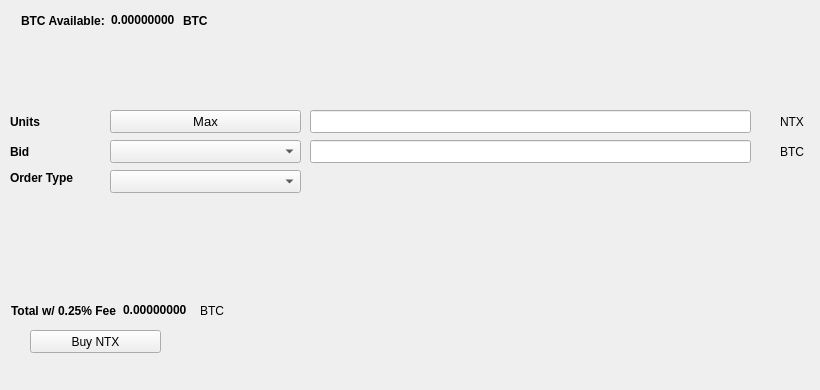
   <widget class="QWidget" name="BuyTab">
    <attribute name="title">
     <string>Buy</string>
    </attribute>
    <widget class="QPushButton" name="BuyNTX">
     <property name="geometry">
      <rect>
       <x>30</x>
       <y>330</y>
       <width>131</width>
       <height>23</height>
      </rect>
     </property>
     <property name="text">
      <string>Buy NTX</string>
     </property>
     <property name="icon">
      <iconset resource="../netchain.qrc">
       <normaloff>:/icons/bitcoin</normaloff>:/icons/bitcoin</iconset>
     </property>
    </widget>
    <widget class="QLabel" name="label_3">
     <property name="geometry">
      <rect>
       <x>10</x>
       <y>110</y>
       <width>46</width>
       <height>23</height>
      </rect>
     </property>
     <property name="font">
      <font>
       <weight>75</weight>
       <bold>true</bold>
      </font>
     </property>
     <property name="text">
      <string>Units</string>
     </property>
    </widget>
    <widget class="QLineEdit" name="UnitsInput">
     <property name="geometry">
      <rect>
       <x>310</x>
       <y>110</y>
       <width>441</width>
       <height>23</height>
      </rect>
     </property>
     <property name="font">
      <font>
       <pointsize>9</pointsize>
       <weight>75</weight>
       <bold>true</bold>
      </font>
     </property>
    </widget>
    <widget class="QLineEdit" name="BuyBidPriceEdit">
     <property name="geometry">
      <rect>
       <x>310</x>
       <y>140</y>
       <width>441</width>
       <height>23</height>
      </rect>
     </property>
     <property name="font">
      <font>
       <pointsize>9</pointsize>
       <weight>75</weight>
       <bold>true</bold>
      </font>
     </property>
    </widget>
    <widget class="QLabel" name="label_4">
     <property name="geometry">
      <rect>
       <x>780</x>
       <y>110</y>
       <width>31</width>
       <height>23</height>
      </rect>
     </property>
     <property name="text">
      <string>NTX</string>
     </property>
    </widget>
    <widget class="QLabel" name="label_5">
     <property name="geometry">
      <rect>
       <x>780</x>
       <y>140</y>
       <width>31</width>
       <height>23</height>
      </rect>
     </property>
     <property name="text">
      <string>BTC</string>
     </property>
    </widget>
    <widget class="QLabel" name="label_6">
     <property name="geometry">
      <rect>
       <x>10</x>
       <y>140</y>
       <width>46</width>
       <height>23</height>
      </rect>
     </property>
     <property name="font">
      <font>
       <weight>75</weight>
       <bold>true</bold>
      </font>
     </property>
     <property name="text">
      <string>Bid</string>
     </property>
    </widget>
    <widget class="QLabel" name="label_7">
     <property name="geometry">
      <rect>
       <x>10</x>
       <y>170</y>
       <width>91</width>
       <height>16</height>
      </rect>
     </property>
     <property name="font">
      <font>
       <weight>75</weight>
       <bold>true</bold>
      </font>
     </property>
     <property name="text">
      <string>Order Type</string>
     </property>
    </widget>
    <widget class="QPushButton" name="Buy_Max_Amount">
     <property name="geometry">
      <rect>
       <x>110</x>
       <y>110</y>
       <width>191</width>
       <height>23</height>
      </rect>
     </property>
     <property name="font">
      <font>
       <pointsize>10</pointsize>
      </font>
     </property>
     <property name="text">
      <string>Max</string>
     </property>
    </widget>
    <widget class="QComboBox" name="BuyBidcomboBox">
     <property name="geometry">
      <rect>
       <x>110</x>
       <y>140</y>
       <width>191</width>
       <height>23</height>
      </rect>
     </property>
     <property name="font">
      <font>
       <pointsize>10</pointsize>
      </font>
     </property>
    </widget>
    <widget class="QComboBox" name="buyOrdertypeCombo">
     <property name="geometry">
      <rect>
       <x>110</x>
       <y>170</y>
       <width>191</width>
       <height>23</height>
      </rect>
     </property>
     <property name="font">
      <font>
       <pointsize>10</pointsize>
      </font>
     </property>
    </widget>
    <widget class="QWidget" name="layoutWidget1">
     <property name="geometry">
      <rect>
       <x>21</x>
       <y>11</y>
       <width>227</width>
       <height>19</height>
      </rect>
     </property>
     <layout class="QHBoxLayout" name="horizontalLayout_3">
      <item>
       <widget class="QLabel" name="label232">
        <property name="font">
         <font>
          <weight>75</weight>
          <bold>true</bold>
         </font>
        </property>
        <property name="text">
         <string>BTC Available:</string>
        </property>
       </widget>
      </item>
      <item>
       <widget class="QLabel" name="BtcAvailableLbl">
        <property name="palette">
         <palette>
          <active>
           <colorrole role="WindowText">
            <brush brushstyle="SolidPattern">
             <color alpha="255">
              <red>0</red>
              <green>0</green>
              <blue>0</blue>
             </color>
            </brush>
           </colorrole>
           <colorrole role="Button">
            <brush brushstyle="SolidPattern">
             <color alpha="255">
              <red>0</red>
              <green>170</green>
              <blue>0</blue>
             </color>
            </brush>
           </colorrole>
           <colorrole role="Light">
            <brush brushstyle="SolidPattern">
             <color alpha="255">
              <red>0</red>
              <green>255</green>
              <blue>0</blue>
             </color>
            </brush>
           </colorrole>
           <colorrole role="Midlight">
            <brush brushstyle="SolidPattern">
             <color alpha="255">
              <red>0</red>
              <green>212</green>
              <blue>0</blue>
             </color>
            </brush>
           </colorrole>
           <colorrole role="Dark">
            <brush brushstyle="SolidPattern">
             <color alpha="255">
              <red>0</red>
              <green>85</green>
              <blue>0</blue>
             </color>
            </brush>
           </colorrole>
           <colorrole role="Mid">
            <brush brushstyle="SolidPattern">
             <color alpha="255">
              <red>0</red>
              <green>113</green>
              <blue>0</blue>
             </color>
            </brush>
           </colorrole>
           <colorrole role="Text">
            <brush brushstyle="SolidPattern">
             <color alpha="255">
              <red>0</red>
              <green>170</green>
              <blue>0</blue>
             </color>
            </brush>
           </colorrole>
           <colorrole role="BrightText">
            <brush brushstyle="SolidPattern">
             <color alpha="255">
              <red>255</red>
              <green>255</green>
              <blue>255</blue>
             </color>
            </brush>
           </colorrole>
           <colorrole role="ButtonText">
            <brush brushstyle="SolidPattern">
             <color alpha="255">
              <red>0</red>
              <green>0</green>
              <blue>0</blue>
             </color>
            </brush>
           </colorrole>
           <colorrole role="Base">
            <brush brushstyle="SolidPattern">
             <color alpha="255">
              <red>255</red>
              <green>255</green>
              <blue>255</blue>
             </color>
            </brush>
           </colorrole>
           <colorrole role="Window">
            <brush brushstyle="SolidPattern">
             <color alpha="255">
              <red>0</red>
              <green>170</green>
              <blue>0</blue>
             </color>
            </brush>
           </colorrole>
           <colorrole role="Shadow">
            <brush brushstyle="SolidPattern">
             <color alpha="255">
              <red>0</red>
              <green>0</green>
              <blue>0</blue>
             </color>
            </brush>
           </colorrole>
           <colorrole role="AlternateBase">
            <brush brushstyle="SolidPattern">
             <color alpha="255">
              <red>127</red>
              <green>212</green>
              <blue>127</blue>
             </color>
            </brush>
           </colorrole>
           <colorrole role="ToolTipBase">
            <brush brushstyle="SolidPattern">
             <color alpha="255">
              <red>255</red>
              <green>255</green>
              <blue>220</blue>
             </color>
            </brush>
           </colorrole>
           <colorrole role="ToolTipText">
            <brush brushstyle="SolidPattern">
             <color alpha="255">
              <red>0</red>
              <green>0</green>
              <blue>0</blue>
             </color>
            </brush>
           </colorrole>
          </active>
          <inactive>
           <colorrole role="WindowText">
            <brush brushstyle="SolidPattern">
             <color alpha="255">
              <red>0</red>
              <green>0</green>
              <blue>0</blue>
             </color>
            </brush>
           </colorrole>
           <colorrole role="Button">
            <brush brushstyle="SolidPattern">
             <color alpha="255">
              <red>0</red>
              <green>170</green>
              <blue>0</blue>
             </color>
            </brush>
           </colorrole>
           <colorrole role="Light">
            <brush brushstyle="SolidPattern">
             <color alpha="255">
              <red>0</red>
              <green>255</green>
              <blue>0</blue>
             </color>
            </brush>
           </colorrole>
           <colorrole role="Midlight">
            <brush brushstyle="SolidPattern">
             <color alpha="255">
              <red>0</red>
              <green>212</green>
              <blue>0</blue>
             </color>
            </brush>
           </colorrole>
           <colorrole role="Dark">
            <brush brushstyle="SolidPattern">
             <color alpha="255">
              <red>0</red>
              <green>85</green>
              <blue>0</blue>
             </color>
            </brush>
           </colorrole>
           <colorrole role="Mid">
            <brush brushstyle="SolidPattern">
             <color alpha="255">
              <red>0</red>
              <green>113</green>
              <blue>0</blue>
             </color>
            </brush>
           </colorrole>
           <colorrole role="Text">
            <brush brushstyle="SolidPattern">
             <color alpha="255">
              <red>0</red>
              <green>170</green>
              <blue>0</blue>
             </color>
            </brush>
           </colorrole>
           <colorrole role="BrightText">
            <brush brushstyle="SolidPattern">
             <color alpha="255">
              <red>255</red>
              <green>255</green>
              <blue>255</blue>
             </color>
            </brush>
           </colorrole>
           <colorrole role="ButtonText">
            <brush brushstyle="SolidPattern">
             <color alpha="255">
              <red>0</red>
              <green>0</green>
              <blue>0</blue>
             </color>
            </brush>
           </colorrole>
           <colorrole role="Base">
            <brush brushstyle="SolidPattern">
             <color alpha="255">
              <red>255</red>
              <green>255</green>
              <blue>255</blue>
             </color>
            </brush>
           </colorrole>
           <colorrole role="Window">
            <brush brushstyle="SolidPattern">
             <color alpha="255">
              <red>0</red>
              <green>170</green>
              <blue>0</blue>
             </color>
            </brush>
           </colorrole>
           <colorrole role="Shadow">
            <brush brushstyle="SolidPattern">
             <color alpha="255">
              <red>0</red>
              <green>0</green>
              <blue>0</blue>
             </color>
            </brush>
           </colorrole>
           <colorrole role="AlternateBase">
            <brush brushstyle="SolidPattern">
             <color alpha="255">
              <red>127</red>
              <green>212</green>
              <blue>127</blue>
             </color>
            </brush>
           </colorrole>
           <colorrole role="ToolTipBase">
            <brush brushstyle="SolidPattern">
             <color alpha="255">
              <red>255</red>
              <green>255</green>
              <blue>220</blue>
             </color>
            </brush>
           </colorrole>
           <colorrole role="ToolTipText">
            <brush brushstyle="SolidPattern">
             <color alpha="255">
              <red>0</red>
              <green>0</green>
              <blue>0</blue>
             </color>
            </brush>
           </colorrole>
          </inactive>
          <disabled>
           <colorrole role="WindowText">
            <brush brushstyle="SolidPattern">
             <color alpha="255">
              <red>0</red>
              <green>85</green>
              <blue>0</blue>
             </color>
            </brush>
           </colorrole>
           <colorrole role="Button">
            <brush brushstyle="SolidPattern">
             <color alpha="255">
              <red>0</red>
              <green>170</green>
              <blue>0</blue>
             </color>
            </brush>
           </colorrole>
           <colorrole role="Light">
            <brush brushstyle="SolidPattern">
             <color alpha="255">
              <red>0</red>
              <green>255</green>
              <blue>0</blue>
             </color>
            </brush>
           </colorrole>
           <colorrole role="Midlight">
            <brush brushstyle="SolidPattern">
             <color alpha="255">
              <red>0</red>
              <green>212</green>
              <blue>0</blue>
             </color>
            </brush>
           </colorrole>
           <colorrole role="Dark">
            <brush brushstyle="SolidPattern">
             <color alpha="255">
              <red>0</red>
              <green>85</green>
              <blue>0</blue>
             </color>
            </brush>
           </colorrole>
           <colorrole role="Mid">
            <brush brushstyle="SolidPattern">
             <color alpha="255">
              <red>0</red>
              <green>113</green>
              <blue>0</blue>
             </color>
            </brush>
           </colorrole>
           <colorrole role="Text">
            <brush brushstyle="SolidPattern">
             <color alpha="255">
              <red>0</red>
              <green>85</green>
              <blue>0</blue>
             </color>
            </brush>
           </colorrole>
           <colorrole role="BrightText">
            <brush brushstyle="SolidPattern">
             <color alpha="255">
              <red>255</red>
              <green>255</green>
              <blue>255</blue>
             </color>
            </brush>
           </colorrole>
           <colorrole role="ButtonText">
            <brush brushstyle="SolidPattern">
             <color alpha="255">
              <red>0</red>
              <green>85</green>
              <blue>0</blue>
             </color>
            </brush>
           </colorrole>
           <colorrole role="Base">
            <brush brushstyle="SolidPattern">
             <color alpha="255">
              <red>0</red>
              <green>170</green>
              <blue>0</blue>
             </color>
            </brush>
           </colorrole>
           <colorrole role="Window">
            <brush brushstyle="SolidPattern">
             <color alpha="255">
              <red>0</red>
              <green>170</green>
              <blue>0</blue>
             </color>
            </brush>
           </colorrole>
           <colorrole role="Shadow">
            <brush brushstyle="SolidPattern">
             <color alpha="255">
              <red>0</red>
              <green>0</green>
              <blue>0</blue>
             </color>
            </brush>
           </colorrole>
           <colorrole role="AlternateBase">
            <brush brushstyle="SolidPattern">
             <color alpha="255">
              <red>0</red>
              <green>170</green>
              <blue>0</blue>
             </color>
            </brush>
           </colorrole>
           <colorrole role="ToolTipBase">
            <brush brushstyle="SolidPattern">
             <color alpha="255">
              <red>255</red>
              <green>255</green>
              <blue>220</blue>
             </color>
            </brush>
           </colorrole>
           <colorrole role="ToolTipText">
            <brush brushstyle="SolidPattern">
             <color alpha="255">
              <red>0</red>
              <green>0</green>
              <blue>0</blue>
             </color>
            </brush>
           </colorrole>
          </disabled>
         </palette>
        </property>
        <property name="font">
         <font>
          <weight>75</weight>
          <bold>true</bold>
         </font>
        </property>
        <property name="text">
         <string>0.00000000</string>
        </property>
        <property name="textInteractionFlags">
         <set>Qt::LinksAccessibleByMouse|Qt::TextSelectableByKeyboard|Qt::TextSelectableByMouse</set>
        </property>
       </widget>
      </item>
      <item>
       <widget class="QLabel" name="BtcAvailableLbl_2">
        <property name="font">
         <font>
          <weight>75</weight>
          <bold>true</bold>
         </font>
        </property>
        <property name="text">
         <string>BTC</string>
        </property>
       </widget>
      </item>
     </layout>
    </widget>
    <widget class="QWidget" name="layoutWidge2">
     <property name="geometry">
      <rect>
       <x>11</x>
       <y>301</y>
       <width>259</width>
       <height>19</height>
      </rect>
     </property>
     <layout class="QHBoxLayout" name="horizontalLayout_4">
      <item>
       <widget class="QLabel" name="label_9">
        <property name="font">
         <font>
          <weight>75</weight>
          <bold>true</bold>
         </font>
        </property>
        <property name="text">
         <string>Total w/ 0.25% Fee</string>
        </property>
       </widget>
      </item>
      <item>
       <widget class="QLabel" name="BuyCostLabel">
        <property name="palette">
         <palette>
          <active>
           <colorrole role="WindowText">
            <brush brushstyle="SolidPattern">
             <color alpha="255">
              <red>0</red>
              <green>0</green>
              <blue>0</blue>
             </color>
            </brush>
           </colorrole>
           <colorrole role="Button">
            <brush brushstyle="SolidPattern">
             <color alpha="255">
              <red>0</red>
              <green>170</green>
              <blue>0</blue>
             </color>
            </brush>
           </colorrole>
           <colorrole role="Light">
            <brush brushstyle="SolidPattern">
             <color alpha="255">
              <red>0</red>
              <green>255</green>
              <blue>0</blue>
             </color>
            </brush>
           </colorrole>
           <colorrole role="Midlight">
            <brush brushstyle="SolidPattern">
             <color alpha="255">
              <red>0</red>
              <green>212</green>
              <blue>0</blue>
             </color>
            </brush>
           </colorrole>
           <colorrole role="Dark">
            <brush brushstyle="SolidPattern">
             <color alpha="255">
              <red>0</red>
              <green>85</green>
              <blue>0</blue>
             </color>
            </brush>
           </colorrole>
           <colorrole role="Mid">
            <brush brushstyle="SolidPattern">
             <color alpha="255">
              <red>0</red>
              <green>113</green>
              <blue>0</blue>
             </color>
            </brush>
           </colorrole>
           <colorrole role="Text">
            <brush brushstyle="SolidPattern">
             <color alpha="255">
              <red>0</red>
              <green>170</green>
              <blue>0</blue>
             </color>
            </brush>
           </colorrole>
           <colorrole role="BrightText">
            <brush brushstyle="SolidPattern">
             <color alpha="255">
              <red>255</red>
              <green>255</green>
              <blue>255</blue>
             </color>
            </brush>
           </colorrole>
           <colorrole role="ButtonText">
            <brush brushstyle="SolidPattern">
             <color alpha="255">
              <red>0</red>
              <green>0</green>
              <blue>0</blue>
             </color>
            </brush>
           </colorrole>
           <colorrole role="Base">
            <brush brushstyle="SolidPattern">
             <color alpha="255">
              <red>255</red>
              <green>255</green>
              <blue>255</blue>
             </color>
            </brush>
           </colorrole>
           <colorrole role="Window">
            <brush brushstyle="SolidPattern">
             <color alpha="255">
              <red>0</red>
              <green>170</green>
              <blue>0</blue>
             </color>
            </brush>
           </colorrole>
           <colorrole role="Shadow">
            <brush brushstyle="SolidPattern">
             <color alpha="255">
              <red>0</red>
              <green>0</green>
              <blue>0</blue>
             </color>
            </brush>
           </colorrole>
           <colorrole role="AlternateBase">
            <brush brushstyle="SolidPattern">
             <color alpha="255">
              <red>127</red>
              <green>212</green>
              <blue>127</blue>
             </color>
            </brush>
           </colorrole>
           <colorrole role="ToolTipBase">
            <brush brushstyle="SolidPattern">
             <color alpha="255">
              <red>255</red>
              <green>255</green>
              <blue>220</blue>
             </color>
            </brush>
           </colorrole>
           <colorrole role="ToolTipText">
            <brush brushstyle="SolidPattern">
             <color alpha="255">
              <red>0</red>
              <green>0</green>
              <blue>0</blue>
             </color>
            </brush>
           </colorrole>
          </active>
          <inactive>
           <colorrole role="WindowText">
            <brush brushstyle="SolidPattern">
             <color alpha="255">
              <red>0</red>
              <green>0</green>
              <blue>0</blue>
             </color>
            </brush>
           </colorrole>
           <colorrole role="Button">
            <brush brushstyle="SolidPattern">
             <color alpha="255">
              <red>0</red>
              <green>170</green>
              <blue>0</blue>
             </color>
            </brush>
           </colorrole>
           <colorrole role="Light">
            <brush brushstyle="SolidPattern">
             <color alpha="255">
              <red>0</red>
              <green>255</green>
              <blue>0</blue>
             </color>
            </brush>
           </colorrole>
           <colorrole role="Midlight">
            <brush brushstyle="SolidPattern">
             <color alpha="255">
              <red>0</red>
              <green>212</green>
              <blue>0</blue>
             </color>
            </brush>
           </colorrole>
           <colorrole role="Dark">
            <brush brushstyle="SolidPattern">
             <color alpha="255">
              <red>0</red>
              <green>85</green>
              <blue>0</blue>
             </color>
            </brush>
           </colorrole>
           <colorrole role="Mid">
            <brush brushstyle="SolidPattern">
             <color alpha="255">
              <red>0</red>
              <green>113</green>
              <blue>0</blue>
             </color>
            </brush>
           </colorrole>
           <colorrole role="Text">
            <brush brushstyle="SolidPattern">
             <color alpha="255">
              <red>0</red>
              <green>170</green>
              <blue>0</blue>
             </color>
            </brush>
           </colorrole>
           <colorrole role="BrightText">
            <brush brushstyle="SolidPattern">
             <color alpha="255">
              <red>255</red>
              <green>255</green>
              <blue>255</blue>
             </color>
            </brush>
           </colorrole>
           <colorrole role="ButtonText">
            <brush brushstyle="SolidPattern">
             <color alpha="255">
              <red>0</red>
              <green>0</green>
              <blue>0</blue>
             </color>
            </brush>
           </colorrole>
           <colorrole role="Base">
            <brush brushstyle="SolidPattern">
             <color alpha="255">
              <red>255</red>
              <green>255</green>
              <blue>255</blue>
             </color>
            </brush>
           </colorrole>
           <colorrole role="Window">
            <brush brushstyle="SolidPattern">
             <color alpha="255">
              <red>0</red>
              <green>170</green>
              <blue>0</blue>
             </color>
            </brush>
           </colorrole>
           <colorrole role="Shadow">
            <brush brushstyle="SolidPattern">
             <color alpha="255">
              <red>0</red>
              <green>0</green>
              <blue>0</blue>
             </color>
            </brush>
           </colorrole>
           <colorrole role="AlternateBase">
            <brush brushstyle="SolidPattern">
             <color alpha="255">
              <red>127</red>
              <green>212</green>
              <blue>127</blue>
             </color>
            </brush>
           </colorrole>
           <colorrole role="ToolTipBase">
            <brush brushstyle="SolidPattern">
             <color alpha="255">
              <red>255</red>
              <green>255</green>
              <blue>220</blue>
             </color>
            </brush>
           </colorrole>
           <colorrole role="ToolTipText">
            <brush brushstyle="SolidPattern">
             <color alpha="255">
              <red>0</red>
              <green>0</green>
              <blue>0</blue>
             </color>
            </brush>
           </colorrole>
          </inactive>
          <disabled>
           <colorrole role="WindowText">
            <brush brushstyle="SolidPattern">
             <color alpha="255">
              <red>0</red>
              <green>85</green>
              <blue>0</blue>
             </color>
            </brush>
           </colorrole>
           <colorrole role="Button">
            <brush brushstyle="SolidPattern">
             <color alpha="255">
              <red>0</red>
              <green>170</green>
              <blue>0</blue>
             </color>
            </brush>
           </colorrole>
           <colorrole role="Light">
            <brush brushstyle="SolidPattern">
             <color alpha="255">
              <red>0</red>
              <green>255</green>
              <blue>0</blue>
             </color>
            </brush>
           </colorrole>
           <colorrole role="Midlight">
            <brush brushstyle="SolidPattern">
             <color alpha="255">
              <red>0</red>
              <green>212</green>
              <blue>0</blue>
             </color>
            </brush>
           </colorrole>
           <colorrole role="Dark">
            <brush brushstyle="SolidPattern">
             <color alpha="255">
              <red>0</red>
              <green>85</green>
              <blue>0</blue>
             </color>
            </brush>
           </colorrole>
           <colorrole role="Mid">
            <brush brushstyle="SolidPattern">
             <color alpha="255">
              <red>0</red>
              <green>113</green>
              <blue>0</blue>
             </color>
            </brush>
           </colorrole>
           <colorrole role="Text">
            <brush brushstyle="SolidPattern">
             <color alpha="255">
              <red>0</red>
              <green>85</green>
              <blue>0</blue>
             </color>
            </brush>
           </colorrole>
           <colorrole role="BrightText">
            <brush brushstyle="SolidPattern">
             <color alpha="255">
              <red>255</red>
              <green>255</green>
              <blue>255</blue>
             </color>
            </brush>
           </colorrole>
           <colorrole role="ButtonText">
            <brush brushstyle="SolidPattern">
             <color alpha="255">
              <red>0</red>
              <green>85</green>
              <blue>0</blue>
             </color>
            </brush>
           </colorrole>
           <colorrole role="Base">
            <brush brushstyle="SolidPattern">
             <color alpha="255">
              <red>0</red>
              <green>170</green>
              <blue>0</blue>
             </color>
            </brush>
           </colorrole>
           <colorrole role="Window">
            <brush brushstyle="SolidPattern">
             <color alpha="255">
              <red>0</red>
              <green>170</green>
              <blue>0</blue>
             </color>
            </brush>
           </colorrole>
           <colorrole role="Shadow">
            <brush brushstyle="SolidPattern">
             <color alpha="255">
              <red>0</red>
              <green>0</green>
              <blue>0</blue>
             </color>
            </brush>
           </colorrole>
           <colorrole role="AlternateBase">
            <brush brushstyle="SolidPattern">
             <color alpha="255">
              <red>0</red>
              <green>170</green>
              <blue>0</blue>
             </color>
            </brush>
           </colorrole>
           <colorrole role="ToolTipBase">
            <brush brushstyle="SolidPattern">
             <color alpha="255">
              <red>255</red>
              <green>255</green>
              <blue>220</blue>
             </color>
            </brush>
           </colorrole>
           <colorrole role="ToolTipText">
            <brush brushstyle="SolidPattern">
             <color alpha="255">
              <red>0</red>
              <green>0</green>
              <blue>0</blue>
             </color>
            </brush>
           </colorrole>
          </disabled>
         </palette>
        </property>
        <property name="font">
         <font>
          <weight>75</weight>
          <bold>true</bold>
         </font>
        </property>
        <property name="autoFillBackground">
         <bool>false</bool>
        </property>
        <property name="text">
         <string>0.00000000</string>
        </property>
        <property name="textInteractionFlags">
         <set>Qt::LinksAccessibleByMouse|Qt::TextSelectableByMouse</set>
        </property>
       </widget>
      </item>
      <item>
       <widget class="QLabel" name="label_10">
        <property name="font">
         <font>
          <weight>50</weight>
          <bold>false</bold>
         </font>
        </property>
        <property name="text">
         <string>BTC</string>
        </property>
       </widget>
      </item>
     </layout>
    </widget>
    <widget class="QLabel" name="label_24">
     <property name="geometry">
      <rect>
       <x>460</x>
       <y>300</y>
       <width>281</width>
       <height>81</height>
      </rect>
     </property>
     <property name="text">
      <string/>
     </property>
     <property name="pixmap">
      <pixmap>:/images/bittrex</pixmap>
     </property>
    </widget>
   </widget>
